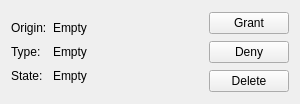
<?xml version="1.0" encoding="UTF-8"?>
<ui version="4.0">
 <class>PermissionWidget</class>
 <widget class="QWidget" name="PermissionWidget">
  <property name="geometry">
   <rect>
    <x>0</x>
    <y>0</y>
    <width>300</width>
    <height>104</height>
   </rect>
  </property>
  <property name="sizePolicy">
   <sizepolicy hsizetype="Minimum" vsizetype="Preferred">
    <horstretch>0</horstretch>
    <verstretch>0</verstretch>
   </sizepolicy>
  </property>
  <property name="minimumSize">
   <size>
    <width>300</width>
    <height>0</height>
   </size>
  </property>
  <property name="maximumSize">
   <size>
    <width>310</width>
    <height>16777215</height>
   </size>
  </property>
  <property name="windowTitle">
   <string>Form</string>
  </property>
  <layout class="QHBoxLayout" name="horizontalLayout" stretch="1,0">
   <item>
    <layout class="QFormLayout" name="formLayout">
     <property name="sizeConstraint">
      <enum>QLayout::SetDefaultConstraint</enum>
     </property>
     <property name="formAlignment">
      <set>Qt::AlignLeading|Qt::AlignLeft|Qt::AlignVCenter</set>
     </property>
     <property name="verticalSpacing">
      <number>10</number>
     </property>
     <item row="0" column="0">
      <widget class="QLabel" name="label_2">
       <property name="text">
        <string>Origin:</string>
       </property>
      </widget>
     </item>
     <item row="0" column="1">
      <widget class="QLabel" name="m_originLabel">
       <property name="text">
        <string>Empty</string>
       </property>
      </widget>
     </item>
     <item row="1" column="0">
      <widget class="QLabel" name="label">
       <property name="text">
        <string>Type:</string>
       </property>
      </widget>
     </item>
     <item row="1" column="1">
      <widget class="QLabel" name="m_typeLabel">
       <property name="text">
        <string>Empty</string>
       </property>
      </widget>
     </item>
     <item row="2" column="0">
      <widget class="QLabel" name="label_3">
       <property name="text">
        <string>State:</string>
       </property>
      </widget>
     </item>
     <item row="2" column="1">
      <widget class="QLabel" name="m_stateLabel">
       <property name="text">
        <string>Empty</string>
       </property>
      </widget>
     </item>
    </layout>
   </item>
   <item>
    <layout class="QVBoxLayout" name="verticalLayout">
     <item>
      <widget class="QPushButton" name="m_grantButton">
       <property name="text">
        <string>Grant</string>
       </property>
      </widget>
     </item>
     <item>
      <widget class="QPushButton" name="m_denyButton">
       <property name="text">
        <string>Deny</string>
       </property>
      </widget>
     </item>
     <item>
      <widget class="QPushButton" name="m_deleteButton">
       <property name="text">
        <string>Delete</string>
       </property>
      </widget>
     </item>
    </layout>
   </item>
  </layout>
 </widget>
 <resources/>
 <connections/>
</ui>
